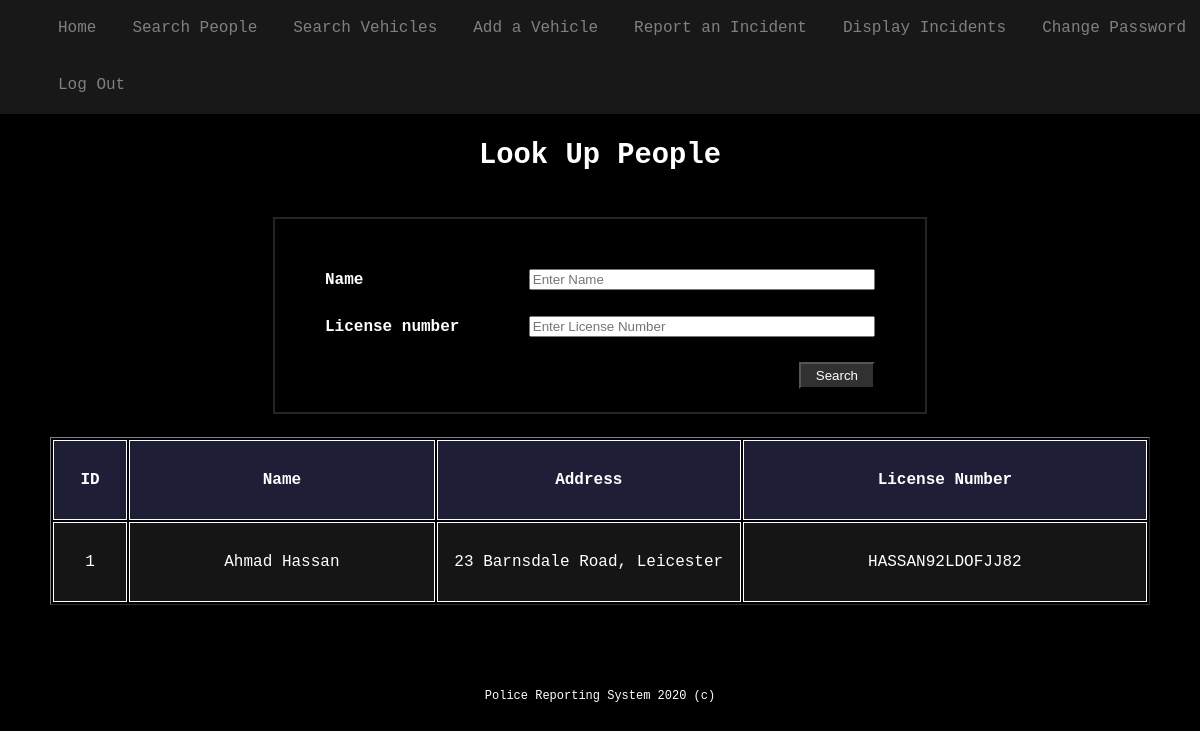
The page /lookupPeople.php?name=Ahmad Hassan (signed in) on the database its author committed.
### tables this page shows
CREATE TABLE People (
  People_ID int(11) NOT NULL,
  People_name varchar(50) NOT NULL,
  People_address varchar(50) DEFAULT NULL,
  People_licence varchar(16) DEFAULT NULL
);

### src/lookupPeople.php (the view, shortened to what this page needs)
<?php
	include_once('header.php');
?>
<section class="main-content">
		<h2>Look Up People</h2>
	</section>
	<form action="lookupPeople.php" method="get">
		<div class="container-medium">
			<label for="name"><b>Name</b></label>
			<input type="text" placeholder="Enter Name" name="name" id="name">
			<br><br>
			<label for="license"><b>License number</b></label>
			<input type="text" placeholder="Enter License Number" name="license" id="license">
			<br><br>
			<button type="submit">Search</button>
		</div>
	</form>
	<br>
<?php
	if (isset($_GET['name']) || isset($_GET['license']) ) {
		$name = htmlspecialchars($_GET['name']);
		$license = htmlspecialchars($_GET['license']);
		$db = new PDO('mysql:host=localhost;dbname=officer', "root", "");
		$query = "SELECT * FROM People WHERE ";
		if (!empty($name)) {
			$query .= "People_name LIKE '%$name%' ";
		} elseif (!empty($license)) {
			$query .= "People_licence LIKE '%$license%'";
		}
		$stmt = $db->query($query);
		if (empty($stmt) || $stmt->rowCount() == 0) {
			echo("No person is found in the system.");
		} else {
?>
		<table border="1">
			<tr>
				<th>ID</th>
				<th>Name</th>
				<th>Address</th>
				<th>License Number</th>
			</tr>
<?php
			while ($row = $stmt->fetch(PDO::FETCH_ASSOC)) {
?>
			<tr>
				<td><?=$row['People_ID']?></td>
				<td><?=$row['People_name']?></td>
				<td><?=$row['People_address']?></td>
				<td><?=$row['People_licence']?></td>
			</tr>
<?php
			}
		}
	}
?>
	</table>
<?php
	include_once('footer.php');
?>

### src/style.css (style rules this page uses)
body { margin:0; background-color: black; color: white; font-family: "Lucida Console", Monaco, monospace; line-height: 1.45em; }
table { width: 1100px; margin: 0 auto; margin-bottom: 20px; text-align: center; }
th, td { border: 1px solid; }
th { background-color: rgb(30, 30, 55); }
td:nth-child(1) { width: 70px; }
td:nth-child(3) { width: 300px; }
tr:nth-child(even) { background-color: rgb(21, 21, 21); }
tr:nth-child(odd) { background-color: rgb(35, 35, 35); }
tr { height: 80px; }
.main-content { margin-top: 12%; margin-bottom: 4%; margin-left: 10%; margin-right: 10%; text-align: left; font-size: 1.20em; }
.main-content h2 { margin-bottom: 50px; text-align: center; }
.container-medium { width: 550px; margin: 0 auto; height: auto; border: 2px solid rgb(36, 36, 36); padding: 50px; }
input, textarea { float: right; }
input[type=text], input[type=password], input[type=number] { width: 61.5%; }
button { float: right; padding: 4px 15px; color: white; background-color: rgb(49, 49, 49); cursor: pointer; }

### rows shown on the page
people: People_ID "1", People_name "Ahmad Hassan", People_address "23 Barnsdale Road, Leicester", People_licence "HASSAN92LDOFJJ82"
